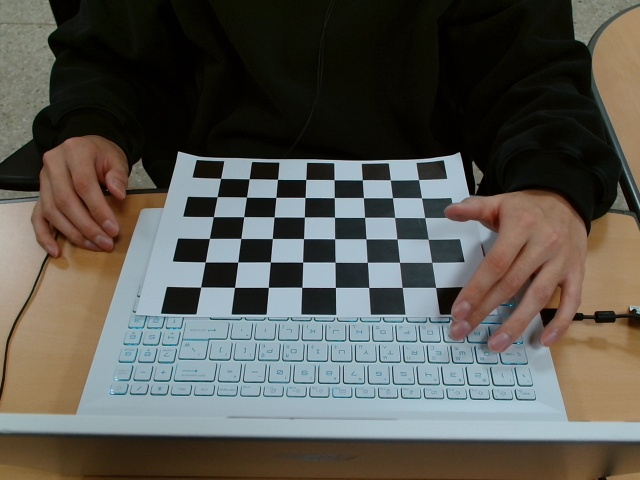
#> input picture lane_detection/scripts/bev/checkerboard.jpg, 640 x 480 px
$ python getH.py
#> lines starting #> are read from the running program, lines starting #| are printed output that depends on the picture
import cv2
import os
import numpy as np

# 현재 파일 위치 기준 경로 설정
current_dir = os.path.dirname(os.path.abspath(__file__))
IMAGE_PATH = os.path.join(current_dir, 'checkerboard.jpg')
SAVE_H_PATH = os.path.join(current_dir, 'bev_matrix.npy')
SAVE_SIZE_PATH = os.path.join(current_dir, 'bev_size.npy')

# --- [설정] 사용자 환경에 맞게 수정하세요 ---
CHECKERBOARD = (8, 5)  # 체커보드 코너 개수
TOP_CROP_RATIO = 0.40  # 상단 몇 %를 날릴 것인지 (0.45 = 상단 45% 잘라냄)
SCALE = 10             # BEV 변환 시 격자 하나의 픽셀 크기 (해상도)

# [추가됨] 이미지가 뒤집혀 나온다면 True로 설정하세요.
ROTATE_180 = True
# ----------------------------------------

def main():
    img = cv2.imread(IMAGE_PATH)
#> img is the input picture: shape (480, 640, 3); mean B, G, R 81.1, 87.2, 88.2
    if img is None:
        print(f"이미지를 불러올 수 없습니다: {IMAGE_PATH}")
        return

    h_orig, w_orig = img.shape[:2]
#> h_orig = 480; w_orig = 640
    gray = cv2.cvtColor(img, cv2.COLOR_BGR2GRAY)
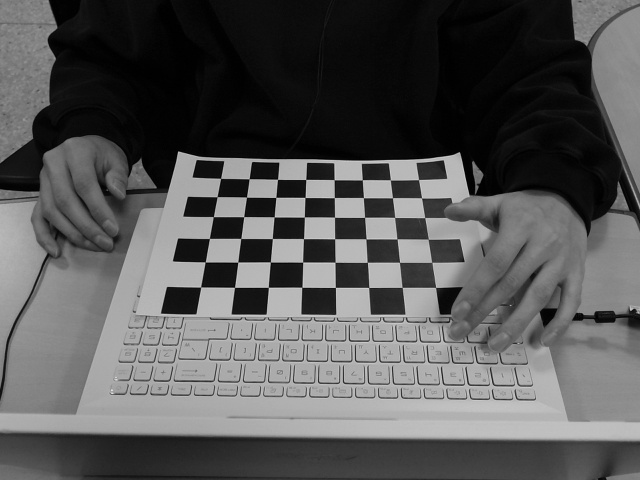
#> gray: shape (480, 640); min 0, max 225, mean 86.9

    # 1. 체커보드 검출
    ret, corners = cv2.findChessboardCorners(gray, CHECKERBOARD, None)
#> ret = True; corners = 40 rows, first 8: [427, 280], [402.1, 287.4], [368.8, 287.5], [335.3, 287.4], [301.8, 287.3], [268.3, 287.3], [234.5, 287.3], [200.7, 287]

    if ret:
        print("체커보드 검출 성공!")

        # 2. 목적지 좌표(World Coordinate) 생성
        dst_pts = []
        for i in range(CHECKERBOARD[1]):
            for j in range(CHECKERBOARD[0]):
                dst_pts.append([j * SCALE, i * SCALE])
        dst_pts = np.array(dst_pts, dtype=np.float32)

        # 3. 초기 호모그래피 행렬 계산
        H_init, _ = cv2.findHomography(corners, dst_pts)
#> H_init = [[-0.471, 0.0649, 185.4], [-0.00356, -0.608, 175.2], [-0.00018, 0.0021, 1]]

        # ---------------------------------------------------------
        # 4. 스마트 캔버스 크기 계산 (ROI 기반)
        # ---------------------------------------------------------
        crop_h = int(h_orig * TOP_CROP_RATIO)
#> crop_h = 192

        roi_corners = np.array([
            [0, crop_h],        # 좌상
            [w_orig, crop_h],   # 우상
            [w_orig, h_orig],   # 우하
            [0, h_orig]         # 좌하
        ], dtype=np.float32).reshape(-1, 1, 2)

        transformed_corners = cv2.perspectiveTransform(roi_corners, H_init)
#> transformed_corners = [[140.9, 41.7], [-80.19, 43.66], [-44.69, -62.69], [107.8, -57.97]]

        x_coords = transformed_corners[:, 0, 0]
#> x_coords = [140.9, -80.19, -44.69, 107.8]
        y_coords = transformed_corners[:, 0, 1]
#> y_coords = [41.7, 43.66, -62.69, -57.97]

        x_min, x_max = np.min(x_coords), np.max(x_coords)
#> x_min = -80.19; x_max = 140.9
        y_min, y_max = np.min(y_coords), np.max(y_coords)
#> y_min = -62.69; y_max = 43.66

        # 5. 평행 이동 행렬 (Translation Matrix)
        translation_matrix = np.array([
            [1, 0, -x_min],
            [0, 1, -y_min],
            [0, 0, 1]
        ])
#> translation_matrix = [[1, 0, 80.19], [0, 1, 62.69], [0, 0, 1]]

        H_final = translation_matrix @ H_init
#> H_final = [[-0.485, 0.233, 265.6], [-0.0148, -0.476, 237.9], [-0.00018, 0.0021, 1]]

        # 최종 도화지 크기
        new_w = int(np.ceil(x_max - x_min))
#> new_w = 222
        new_h = int(np.ceil(y_max - y_min))
#> new_h = 107

        # ---------------------------------------------------------
        # [수정] 6. 180도 회전 보정 (뒤집힘 해결)
        # ---------------------------------------------------------
        if ROTATE_180:
            print(">> 180도 회전 보정을 적용합니다.")
            # 이미지 중심을 기준으로 180도 돌리는 것이 아니라,
            # 좌표축을 (W-x, H-y)로 뒤집는 행렬을 곱합니다.
            rotation_matrix = np.array([
                [-1,  0, new_w],  # x축 반전 후 w만큼 이동
                [ 0, -1, new_h],  # y축 반전 후 h만큼 이동
                [ 0,  0,     1]
            ])
#> rotation_matrix = [[-1, 0, 222], [0, -1, 107], [0, 0, 1]]

            # 최종 행렬에 회전 행렬을 추가로 곱함
            H_final = rotation_matrix @ H_final
#> H_final = [[0.445, 0.233, -43.55], [-0.00441, 0.701, -130.9], [-0.00018, 0.0021, 1]]

        # 7. 결과 저장
        np.save(SAVE_H_PATH, H_final)
        np.save(SAVE_SIZE_PATH, np.array([new_w, new_h]))
        print(f"\n[완료] 결과 저장됨")
        print(f" - Matrix Path: {SAVE_H_PATH}")
        print(f" - Target Size: {new_w} x {new_h}")
#|  - Target Size: 222 x 107

        # 8. 미리보기
        preview = cv2.warpPerspective(img, H_final, (new_w, new_h))
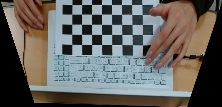
#> preview: shape (107, 222, 3); mean B, G, R 94.3, 98.7, 100.6

        display_h = 400
        display_w = int(display_h * new_w / new_h) if new_h > 0 else 400
#> display_w = 829

        cv2.imshow('Smart Cropped BEV', cv2.resize(preview, (display_w, display_h)))
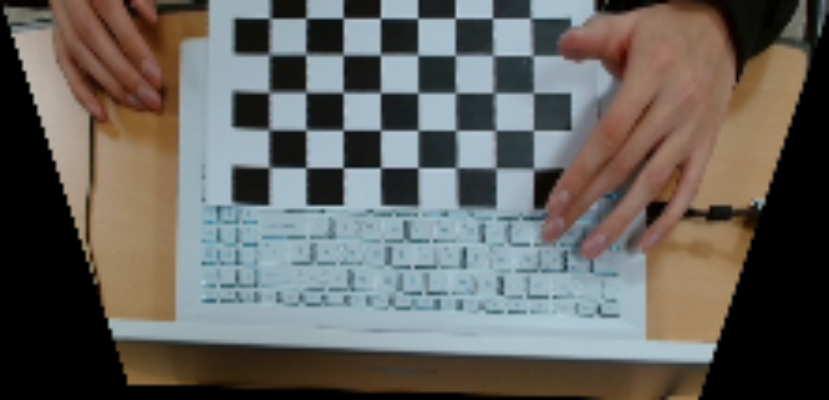
#> window 'Smart Cropped BEV': shape (400, 829, 3); mean B, G, R 94.2, 98.6, 100.5

        print("\n아무 키나 누르면 종료합니다.")
        cv2.waitKey(0)
        cv2.destroyAllWindows()

    else:
        print("검출 실패! 코너 개수나 이미지를 확인하세요.")

if __name__ == "__main__":
    main()
